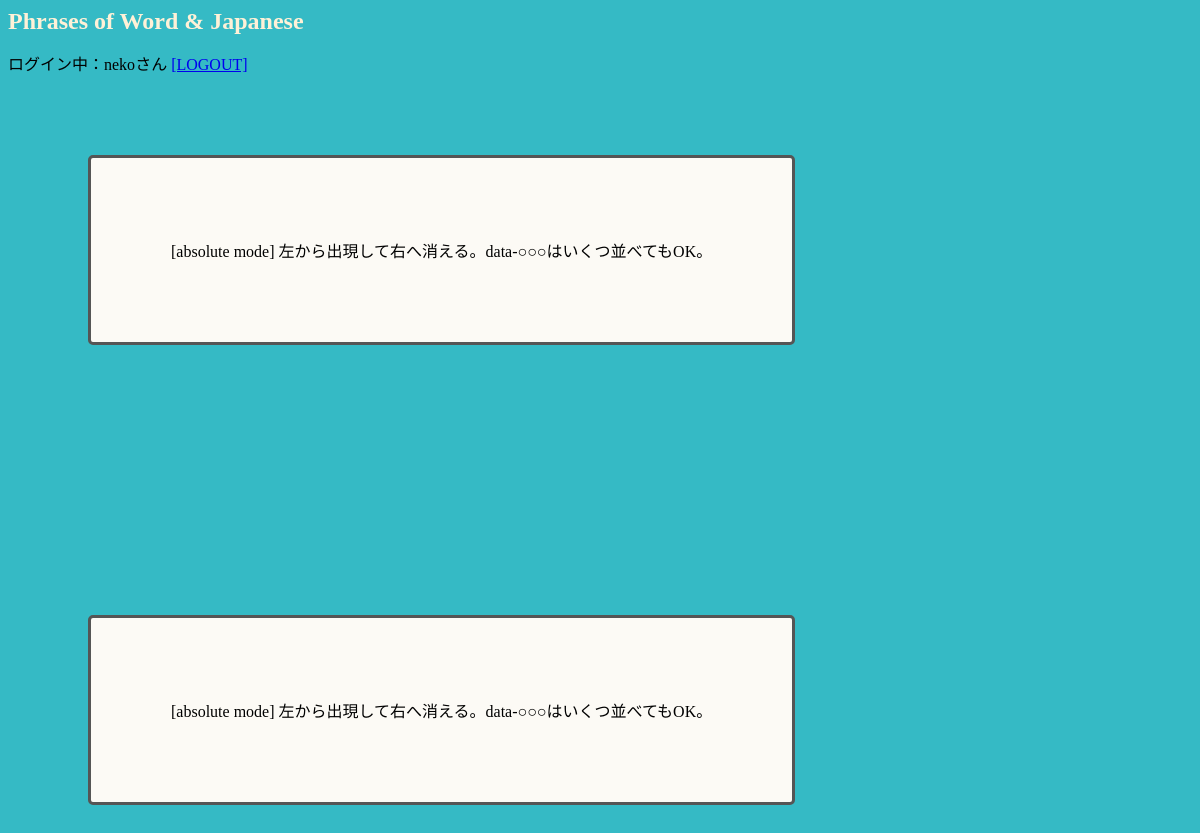
/main/page.php (signed in), run on an earlier commit of the app's database.
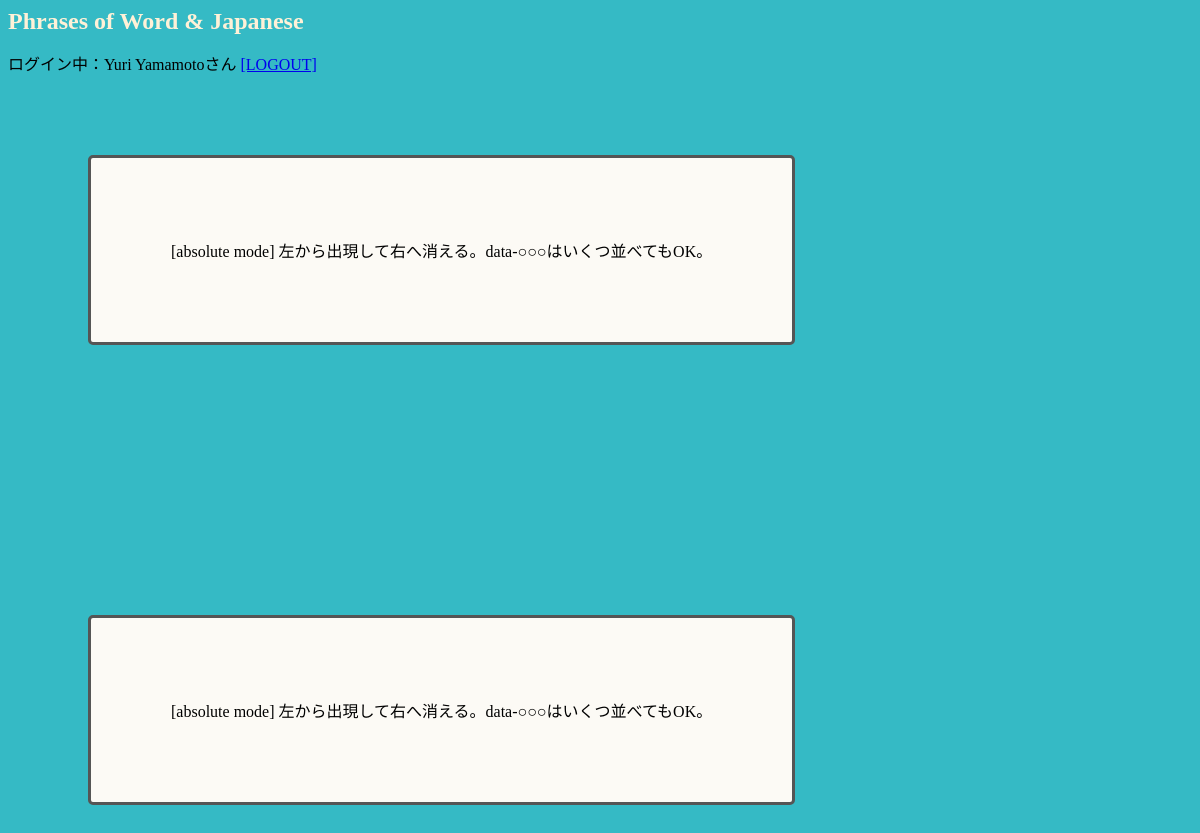
And on a later commit of the database.
### tables this page shows
CREATE TABLE user (uid integer PRIMARY KEY, uname text NOT NULL, password text);

### main/page.php (the view, shortened to what this page needs)
<html>
<head>
    <link rel="stylesheet" type="text/css" href="basic.css">
    </head>
    <body
    <div id="bg1"
    data-2000="background-position:800px -1000px;"
    data-0="background-position:0px 0px;">
    <h1>Phrases of Word & Japanese</h1>
<?php
if($_SESSION["S_USERID"]){
    $id = $_SESSION["S_USERID"];
}else{
    header("HTTP/1.1 301 Moved Permanently");
    header("Location: index.php");
    exit;
}
if(! $db = new PDO("sqlite:../phrase.db")) {
    print "DB接続に失敗しました<br>";
} else {
    $sql = "select uname from user where uid='$id'";
    $stmt = $db -> prepare($sql);
    $flag = $stmt -> execute();
    $cols = $stmt->fetch(PDO::FETCH_NUM);
    print "ログイン中：$cols[0]さん <a href=logout.php>[LOGOUT]</a><br>";
}
?>
<div class="box2"
    data-100="transform:translate(0,0%)">
    [absolute mode] 左から出現して右へ消える。data-○○○はいくつ並べてもOK。
    </div>
    <div class="box2"
    data-100="transform:translate(0,100%)"
    data-200="transform:translate(0,80%)"
    data-300="transform:translate(0,60%)"
    data-400="transform:translate(0,40%)"
    data-500="transform:translate(0,0%)"
    data-600="transform:translate(0,0%)"
    data-700="transform:translate(0,0%)"
    data-800="transform:translate(0,-60%)"
    data-900="transform:translate(0,-120%)">
    [absolute mode] 左から出現して右へ消える。data-○○○はいくつ並べてもOK。
    </div>
</body>
</html>

What changed in the data, as far as the page shows it:
changed user: uname "neko" → "Yuri Yamamoto"
